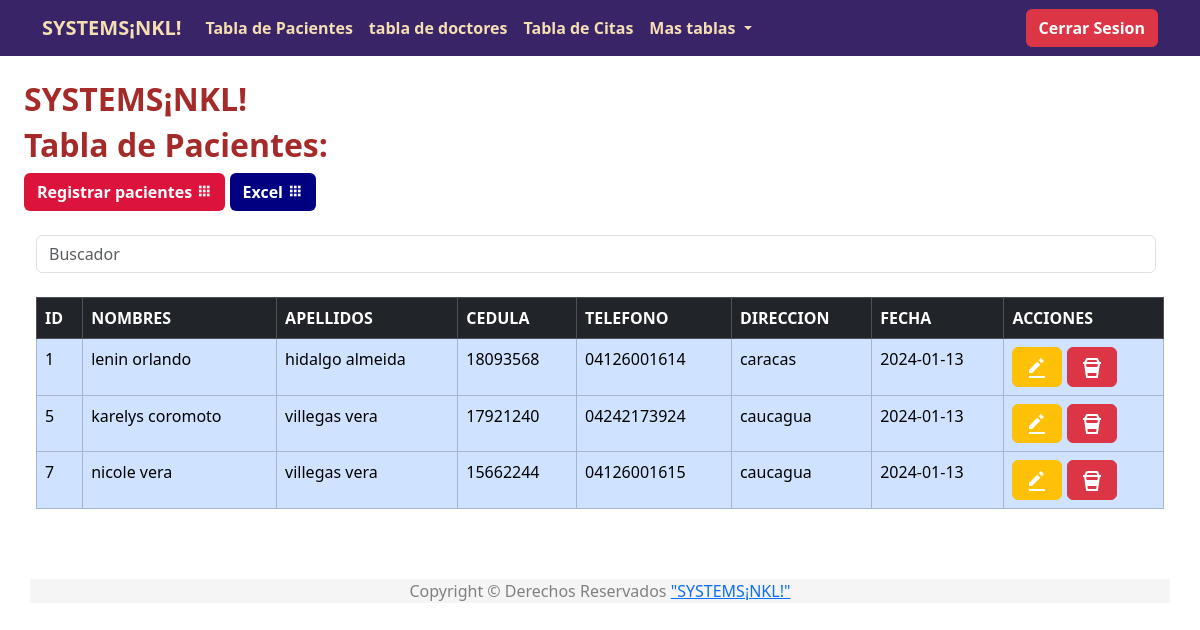
Screenshot of /contactos/index.php with the database file from the repository.
### tables this page shows
CREATE TABLE `contactos` (
  `id` int(11) NOT NULL,
  `nombres` varchar(255) NOT NULL,
  `apellidos` varchar(255) NOT NULL,
  `cedula` varchar(255) NOT NULL,
  `correo` varchar(255) NOT NULL,
  `telefono` varchar(255) NOT NULL,
  `direccion` varchar(255) NOT NULL,
  `fecha` date NOT NULL
);

### contactos/index.php (the view, shortened to what this page needs)
<?php
include("../db.php");
$nkl = $conexion -> prepare("SELECT * FROM contactos");
$nkl ->  execute();
$contactos = $nkl -> fetchAll(PDO::FETCH_ASSOC);
 ?>
<?php include("../template/header.php"); ?>
<div class="contenedor p-4">
<h2 style="color: brown;" class="fw-bold">SYSTEMS¡NKL!</h2>
<h2 style="color: brown;" class="fw-bold">Tabla de Pacientes:</h2>
<a style="background: crimson;" class="btn text-white fw-bold" href="agregar.php">Registrar pacientes
<i class='bx bxs-grid'></i> </a>
<a style="background: navy;" class="btn text-white fw-bold" href="excel.php">Excel
<i class='bx bxs-grid'></i> </a>
<br>
<br>
      <div class="container-fluid">
  <form class="d-flex">
      <input class="form-control me-2 light-table-filter" data-table="table_id" type="text"
      placeholder="Buscador">
  </form>
<br>
<div class="table-responsive">
<table  class="table table-bordered table-primary table_id">
  <thead  class="table table-dark">
            <tr>
            <th scope="col">ID</th>
            <th scope="col">NOMBRES</th>
                <th scope="col">APELLIDOS</th>
                <th scope="col">CEDULA</th>
                <th scope="col">TELEFONO</th>
                <th scope="col">DIRECCION</th>
                <th scope="col">FECHA</th>
                <th scope="col">ACCIONES</th>
            </tr>
        </thead>
        <tbody>
<?php foreach($contactos as $contacto) { ?>
            <tr class="">
                <td scope="row"><?php echo $contacto['id']; ?></td>
                <td><?php echo $contacto['nombres']; ?></td>
                <td><?php echo $contacto['apellidos']; ?></td>
                <td><?php echo $contacto['cedula']; ?></td>
                <td><?php echo $contacto['telefono']; ?></td>
                <td><?php echo $contacto['direccion']; ?></td>
                <td><?php echo $contacto['fecha']; ?></td>
                <td>
                <a href="editar.php?id=<?php echo $contacto['id']; ?>" class="btn btn-warning" role="button"><img src="../img/editar.svg" alt=""></a>
                <a href="javascript:borrar(<?php echo $contacto['id']; ?>);" class="btn btn-danger" role="button"><img src="../img/eliminar.svg" alt=""></a>
                </td>
            </tr>
            <?php } ?>
        </tbody>
    </table>
</div>
<?php include("../template/footer.php"); ?>

### rows the page displays
contactos: id "1", nombres "lenin orlando", apellidos "hidalgo almeida", cedula "18093568", telefono "04126001614", direccion "caracas", fecha "2024-01-13"
contactos: id "5", nombres "karelys coromoto", apellidos "villegas vera", cedula "17921240", telefono "04242173924", direccion "caucagua", fecha "2024-01-13"
contactos: id "7", nombres "nicole vera", apellidos "villegas vera", cedula "15662244", telefono "04126001615", direccion "caucagua", fecha "2024-01-13"
